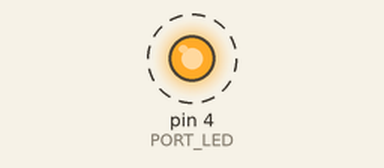
Recording of a sketch running on a simulated Arduino Uno, built with avr-gcc and run on an emulated ATmega328P. On the bench: output pins drawn as LEDs (lit = HIGH). Dashed ring = blinking.

Above: at 0.5 s.
Timing chart, 0 to 4.6 s (numbered marks = the images above):
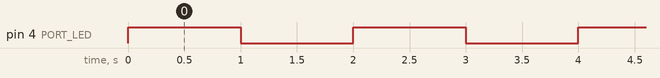

The sketch:

Exbase2.ino
```cpp
// (licence header left out)
#include "constantes.h"
// La fonction setup est appelée une fois
void setup() {
  // Initialise la broche digitale PORT_LED en mode sortie.
  pinMode(PORT_LED, OUTPUT);
}

// La fonction loop crée une boucle infinie
void loop() {
  digitalWrite(PORT_LED, ALLUME);   // Allume la LED
  delay(1000);                       // Attente d'une seconde
  digitalWrite(PORT_LED, ETEINT);    // Eteint la LED
  delay(1000);                       // Attente d'une seconde
}
```

constantes.h
```cpp
#define PORT_LED 4
#define ALLUME 1
#define ETEINT 0
```

Measured:
- by itself, pin 4 (PORT_LED): alternates HIGH for 1.0 s and LOW for 1.0 s
